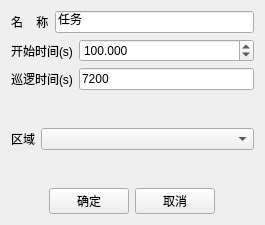
<?xml version="1.0" encoding="UTF-8"?>
<ui version="4.0">
 <class>ByyPatrolAreaTaskWidget</class>
 <widget class="QWidget" name="ByyPatrolAreaTaskWidget">
  <property name="geometry">
   <rect>
    <x>0</x>
    <y>0</y>
    <width>265</width>
    <height>225</height>
   </rect>
  </property>
  <property name="windowTitle">
   <string>沿区域巡逻</string>
  </property>
  <layout class="QVBoxLayout" name="verticalLayout">
   <item>
    <layout class="QHBoxLayout" name="horizontalLayout_5">
     <item>
      <widget class="QLabel" name="nameLabel">
       <property name="text">
        <string>名    称</string>
       </property>
      </widget>
     </item>
     <item>
      <widget class="QLineEdit" name="nameEdit">
       <property name="text">
        <string>任务</string>
       </property>
      </widget>
     </item>
    </layout>
   </item>
   <item>
    <layout class="QHBoxLayout" name="horizontalLayout_6">
     <item>
      <widget class="QLabel" name="startTimeLabel">
       <property name="text">
        <string>开始时间(s)</string>
       </property>
      </widget>
     </item>
     <item>
      <widget class="QDoubleSpinBox" name="startTimeSpinBox">
       <property name="sizePolicy">
        <sizepolicy hsizetype="Expanding" vsizetype="Fixed">
         <horstretch>0</horstretch>
         <verstretch>0</verstretch>
        </sizepolicy>
       </property>
       <property name="decimals">
        <number>3</number>
       </property>
       <property name="maximum">
        <double>99999.990000000005239</double>
       </property>
       <property name="singleStep">
        <double>0.000000000000000</double>
       </property>
       <property name="value">
        <double>100.000000000000000</double>
       </property>
      </widget>
     </item>
    </layout>
   </item>
   <item>
    <layout class="QHBoxLayout" name="horizontalLayout_7">
     <item>
      <widget class="QLabel" name="nameLabel_2">
       <property name="text">
        <string>巡逻时间(s)</string>
       </property>
      </widget>
     </item>
     <item>
      <widget class="QLineEdit" name="patrolTimeEdit">
       <property name="text">
        <string>7200</string>
       </property>
      </widget>
     </item>
    </layout>
   </item>
   <item>
    <spacer name="verticalSpacer">
     <property name="orientation">
      <enum>Qt::Vertical</enum>
     </property>
     <property name="sizeHint" stdset="0">
      <size>
       <width>20</width>
       <height>40</height>
      </size>
     </property>
    </spacer>
   </item>
   <item>
    <layout class="QHBoxLayout" name="horizontalLayout">
     <item>
      <widget class="QLabel" name="label">
       <property name="text">
        <string>区域</string>
       </property>
      </widget>
     </item>
     <item>
      <widget class="QComboBox" name="comboBox">
       <property name="sizePolicy">
        <sizepolicy hsizetype="Expanding" vsizetype="Fixed">
         <horstretch>0</horstretch>
         <verstretch>0</verstretch>
        </sizepolicy>
       </property>
      </widget>
     </item>
    </layout>
   </item>
   <item>
    <spacer name="verticalSpacer_2">
     <property name="orientation">
      <enum>Qt::Vertical</enum>
     </property>
     <property name="sizeHint" stdset="0">
      <size>
       <width>20</width>
       <height>40</height>
      </size>
     </property>
    </spacer>
   </item>
   <item>
    <layout class="QHBoxLayout" name="horizontalLayout_4">
     <item>
      <spacer name="horizontalSpacer">
       <property name="orientation">
        <enum>Qt::Horizontal</enum>
       </property>
       <property name="sizeHint" stdset="0">
        <size>
         <width>40</width>
         <height>20</height>
        </size>
       </property>
      </spacer>
     </item>
     <item>
      <widget class="QPushButton" name="pushButton">
       <property name="text">
        <string>确定</string>
       </property>
      </widget>
     </item>
     <item>
      <widget class="QPushButton" name="pushButton_2">
       <property name="text">
        <string>取消</string>
       </property>
      </widget>
     </item>
     <item>
      <spacer name="horizontalSpacer_2">
       <property name="orientation">
        <enum>Qt::Horizontal</enum>
       </property>
       <property name="sizeHint" stdset="0">
        <size>
         <width>40</width>
         <height>20</height>
        </size>
       </property>
      </spacer>
     </item>
    </layout>
   </item>
  </layout>
 </widget>
 <layoutdefault spacing="6" margin="11"/>
 <resources/>
 <connections/>
</ui>
